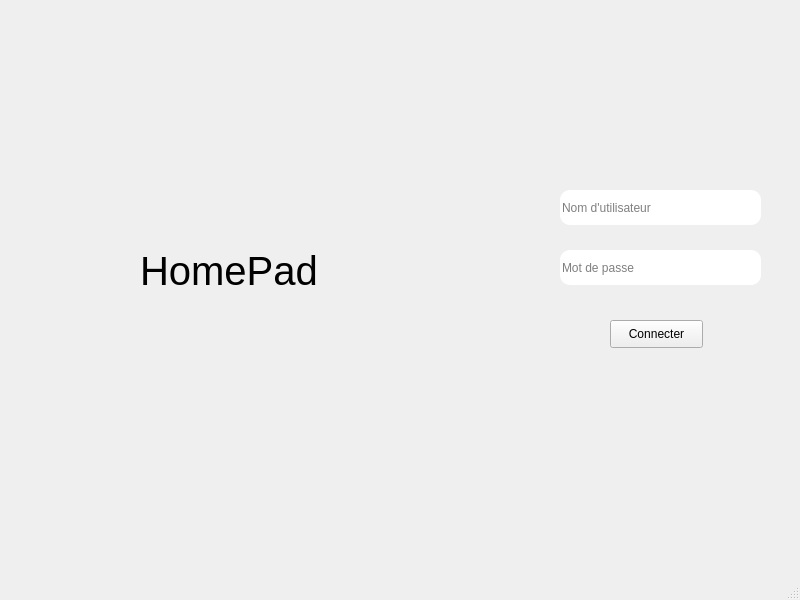
<?xml version="1.0" encoding="UTF-8"?>
<ui version="4.0">
 <class>MainWindow</class>
 <widget class="QMainWindow" name="MainWindow">
  <property name="geometry">
   <rect>
    <x>0</x>
    <y>0</y>
    <width>800</width>
    <height>600</height>
   </rect>
  </property>
  <property name="windowTitle">
   <string>HomePad</string>
  </property>
  <widget class="QWidget" name="centralwidget">
   <widget class="QLabel" name="label_4">
    <property name="geometry">
     <rect>
      <x>140</x>
      <y>230</y>
      <width>261</width>
      <height>81</height>
     </rect>
    </property>
    <property name="font">
     <font>
      <family>MS Shell Dlg 2</family>
      <pointsize>30</pointsize>
      <weight>50</weight>
      <italic>false</italic>
      <bold>false</bold>
     </font>
    </property>
    <property name="styleSheet">
     <string notr="true">font: 30pt &quot;MS Shell Dlg 2&quot;;
color: rgb(0, 0, 0);</string>
    </property>
    <property name="text">
     <string>HomePad</string>
    </property>
   </widget>
   <widget class="QLabel" name="label_3">
    <property name="geometry">
     <rect>
      <x>150</x>
      <y>40</y>
      <width>181</width>
      <height>181</height>
     </rect>
    </property>
    <property name="styleSheet">
     <string notr="true">border-image: url(:/logo.ico);</string>
    </property>
    <property name="text">
     <string/>
    </property>
    <property name="pixmap">
     <pixmap>../2.1.png</pixmap>
    </property>
    <property name="scaledContents">
     <bool>true</bool>
    </property>
   </widget>
   <widget class="QLineEdit" name="lineEdit_ut">
    <property name="geometry">
     <rect>
      <x>560</x>
      <y>190</y>
      <width>201</width>
      <height>35</height>
     </rect>
    </property>
    <property name="styleSheet">
     <string notr="true">border-radius: 10px;</string>
    </property>
    <property name="placeholderText">
     <string>Nom d'utilisateur</string>
    </property>
   </widget>
   <widget class="QPushButton" name="pushButton">
    <property name="geometry">
     <rect>
      <x>610</x>
      <y>320</y>
      <width>93</width>
      <height>28</height>
     </rect>
    </property>
    <property name="text">
     <string>Connecter</string>
    </property>
   </widget>
   <widget class="QLineEdit" name="lineEdit_mdp">
    <property name="geometry">
     <rect>
      <x>560</x>
      <y>250</y>
      <width>201</width>
      <height>35</height>
     </rect>
    </property>
    <property name="styleSheet">
     <string notr="true">border-radius: 10px;</string>
    </property>
    <property name="echoMode">
     <enum>QLineEdit::Password</enum>
    </property>
    <property name="placeholderText">
     <string>Mot de passe</string>
    </property>
   </widget>
   <widget class="QLabel" name="label">
    <property name="geometry">
     <rect>
      <x>0</x>
      <y>0</y>
      <width>511</width>
      <height>591</height>
     </rect>
    </property>
    <property name="text">
     <string/>
    </property>
    <property name="pixmap">
     <pixmap resource="GFX.qrc">:/buildings.jpg</pixmap>
    </property>
    <property name="scaledContents">
     <bool>false</bool>
    </property>
   </widget>
   <zorder>label</zorder>
   <zorder>label_4</zorder>
   <zorder>label_3</zorder>
   <zorder>lineEdit_ut</zorder>
   <zorder>pushButton</zorder>
   <zorder>lineEdit_mdp</zorder>
  </widget>
  <widget class="QMenuBar" name="menubar">
   <property name="geometry">
    <rect>
     <x>0</x>
     <y>0</y>
     <width>800</width>
     <height>26</height>
    </rect>
   </property>
  </widget>
  <widget class="QStatusBar" name="statusbar"/>
  <action name="actionhgvsqdf">
   <property name="text">
    <string>hgvsqdf</string>
   </property>
  </action>
  <action name="actionfqsdjfq">
   <property name="text">
    <string>fqsdjfq</string>
   </property>
  </action>
 </widget>
 <resources>
  <include location="GFX.qrc"/>
 </resources>
 <connections/>
</ui>
